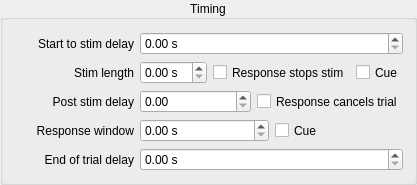
                    <widget class="QGroupBox" name="groupBox_5">
                     <property name="sizePolicy">
                      <sizepolicy hsizetype="Preferred" vsizetype="Expanding">
                       <horstretch>0</horstretch>
                       <verstretch>0</verstretch>
                      </sizepolicy>
                     </property>
                     <property name="minimumSize">
                      <size>
                       <width>0</width>
                       <height>0</height>
                      </size>
                     </property>
                     <property name="title">
                      <string>Timing</string>
                     </property>
                     <property name="alignment">
                      <set>Qt::AlignCenter</set>
                     </property>
                     <layout class="QHBoxLayout" name="horizontalLayout_22">
                      <property name="topMargin">
                       <number>12</number>
                      </property>
                      <item>
                       <layout class="QGridLayout" name="gridLayout_9">
                        <item row="3" column="0">
                         <widget class="QLabel" name="label_6">
                          <property name="sizePolicy">
                           <sizepolicy hsizetype="Fixed" vsizetype="Preferred">
                            <horstretch>0</horstretch>
                            <verstretch>0</verstretch>
                           </sizepolicy>
                          </property>
                          <property name="minimumSize">
                           <size>
                            <width>120</width>
                            <height>0</height>
                           </size>
                          </property>
                          <property name="text">
                           <string>Response window</string>
                          </property>
                          <property name="alignment">
                           <set>Qt::AlignRight|Qt::AlignTrailing|Qt::AlignVCenter</set>
                          </property>
                         </widget>
                        </item>
                        <item row="2" column="1">
                         <layout class="QHBoxLayout" name="horizontalLayout_21">
                          <item>
                           <widget class="QDoubleSpinBox" name="postStimDelay_doubleSpinBox">
                            <property name="sizePolicy">
                             <sizepolicy hsizetype="Minimum" vsizetype="Preferred">
                              <horstretch>0</horstretch>
                              <verstretch>0</verstretch>
                             </sizepolicy>
                            </property>
                            <property name="minimumSize">
                             <size>
                              <width>0</width>
                              <height>0</height>
                             </size>
                            </property>
                           </widget>
                          </item>
                          <item>
                           <widget class="QCheckBox" name="postStimCancel_CheckBox">
                            <property name="sizePolicy">
                             <sizepolicy hsizetype="Minimum" vsizetype="Preferred">
                              <horstretch>0</horstretch>
                              <verstretch>0</verstretch>
                             </sizepolicy>
                            </property>
                            <property name="minimumSize">
                             <size>
                              <width>0</width>
                              <height>0</height>
                             </size>
                            </property>
                            <property name="text">
                             <string>Response cancels trial</string>
                            </property>
                           </widget>
                          </item>
                         </layout>
                        </item>
                        <item row="4" column="0">
                         <widget class="QLabel" name="label_14">
                          <property name="sizePolicy">
                           <sizepolicy hsizetype="Fixed" vsizetype="Preferred">
                            <horstretch>0</horstretch>
                            <verstretch>0</verstretch>
                           </sizepolicy>
                          </property>
                          <property name="minimumSize">
                           <size>
                            <width>120</width>
                            <height>0</height>
                           </size>
                          </property>
                          <property name="text">
                           <string>End of trial delay</string>
                          </property>
                          <property name="alignment">
                           <set>Qt::AlignRight|Qt::AlignTrailing|Qt::AlignVCenter</set>
                          </property>
                         </widget>
                        </item>
                        <item row="0" column="0">
                         <widget class="QLabel" name="label_3">
                          <property name="sizePolicy">
                           <sizepolicy hsizetype="Fixed" vsizetype="Preferred">
                            <horstretch>0</horstretch>
                            <verstretch>0</verstretch>
                           </sizepolicy>
                          </property>
                          <property name="minimumSize">
                           <size>
                            <width>120</width>
                            <height>0</height>
                           </size>
                          </property>
                          <property name="text">
                           <string>Start to stim delay</string>
                          </property>
                          <property name="alignment">
                           <set>Qt::AlignRight|Qt::AlignTrailing|Qt::AlignVCenter</set>
                          </property>
                         </widget>
                        </item>
                        <item row="1" column="1">
                         <layout class="QHBoxLayout" name="horizontalLayout_4">
                          <property name="spacing">
                           <number>-1</number>
                          </property>
                          <property name="sizeConstraint">
                           <enum>QLayout::SetDefaultConstraint</enum>
                          </property>
                          <item>
                           <widget class="QDoubleSpinBox" name="stimLength_SpinBox">
                            <property name="sizePolicy">
                             <sizepolicy hsizetype="Minimum" vsizetype="Preferred">
                              <horstretch>0</horstretch>
                              <verstretch>0</verstretch>
                             </sizepolicy>
                            </property>
                            <property name="minimumSize">
                             <size>
                              <width>0</width>
                              <height>0</height>
                             </size>
                            </property>
                            <property name="focusPolicy">
                             <enum>Qt::StrongFocus</enum>
                            </property>
                            <property name="suffix">
                             <string> s</string>
                            </property>
                            <property name="singleStep">
                             <double>0.500000000000000</double>
                            </property>
                           </widget>
                          </item>
                          <item>
                           <widget class="QCheckBox" name="respStopsStim_CheckBox">
                            <property name="sizePolicy">
                             <sizepolicy hsizetype="Minimum" vsizetype="Preferred">
                              <horstretch>0</horstretch>
                              <verstretch>0</verstretch>
                             </sizepolicy>
                            </property>
                            <property name="minimumSize">
                             <size>
                              <width>0</width>
                              <height>0</height>
                             </size>
                            </property>
                            <property name="text">
                             <string>Response stops stim</string>
                            </property>
                           </widget>
                          </item>
                          <item>
                           <widget class="QCheckBox" name="cueStim_CheckBox">
                            <property name="sizePolicy">
                             <sizepolicy hsizetype="Minimum" vsizetype="Preferred">
                              <horstretch>0</horstretch>
                              <verstretch>0</verstretch>
                             </sizepolicy>
                            </property>
                            <property name="minimumSize">
                             <size>
                              <width>0</width>
                              <height>0</height>
                             </size>
                            </property>
                            <property name="focusPolicy">
                             <enum>Qt::StrongFocus</enum>
                            </property>
                            <property name="text">
                             <string>Cue</string>
                            </property>
                           </widget>
                          </item>
                         </layout>
                        </item>
                        <item row="2" column="0">
                         <widget class="QLabel" name="label_5">
                          <property name="sizePolicy">
                           <sizepolicy hsizetype="Fixed" vsizetype="Preferred">
                            <horstretch>0</horstretch>
                            <verstretch>0</verstretch>
                           </sizepolicy>
                          </property>
                          <property name="minimumSize">
                           <size>
                            <width>120</width>
                            <height>0</height>
                           </size>
                          </property>
                          <property name="text">
                           <string>Post stim delay</string>
                          </property>
                          <property name="alignment">
                           <set>Qt::AlignRight|Qt::AlignTrailing|Qt::AlignVCenter</set>
                          </property>
                         </widget>
                        </item>
                        <item row="1" column="0">
                         <widget class="QLabel" name="label_4">
                          <property name="sizePolicy">
                           <sizepolicy hsizetype="Fixed" vsizetype="Preferred">
                            <horstretch>0</horstretch>
                            <verstretch>0</verstretch>
                           </sizepolicy>
                          </property>
                          <property name="minimumSize">
                           <size>
                            <width>120</width>
                            <height>0</height>
                           </size>
                          </property>
                          <property name="text">
                           <string>Stim length</string>
                          </property>
                          <property name="alignment">
                           <set>Qt::AlignRight|Qt::AlignTrailing|Qt::AlignVCenter</set>
                          </property>
                         </widget>
                        </item>
                        <item row="4" column="1">
                         <widget class="QDoubleSpinBox" name="endOfTrialDelay_SpinBox">
                          <property name="minimumSize">
                           <size>
                            <width>0</width>
                            <height>0</height>
                           </size>
                          </property>
                          <property name="suffix">
                           <string> s</string>
                          </property>
                          <property name="singleStep">
                           <double>0.500000000000000</double>
                          </property>
                         </widget>
                        </item>
                        <item row="0" column="1">
                         <widget class="QDoubleSpinBox" name="cueToStimDelay_SpinBox">
                          <property name="minimumSize">
                           <size>
                            <width>0</width>
                            <height>0</height>
                           </size>
                          </property>
                          <property name="focusPolicy">
                           <enum>Qt::StrongFocus</enum>
                          </property>
                          <property name="suffix">
                           <string> s</string>
                          </property>
                          <property name="singleStep">
                           <double>0.500000000000000</double>
                          </property>
                         </widget>
                        </item>
                        <item row="3" column="1">
                         <layout class="QHBoxLayout" name="horizontalLayout_2">
                          <item>
                           <widget class="QDoubleSpinBox" name="responseWindow_SpinBox">
                            <property name="sizePolicy">
                             <sizepolicy hsizetype="Minimum" vsizetype="Preferred">
                              <horstretch>0</horstretch>
                              <verstretch>0</verstretch>
                             </sizepolicy>
                            </property>
                            <property name="minimumSize">
                             <size>
                              <width>0</width>
                              <height>0</height>
                             </size>
                            </property>
                            <property name="focusPolicy">
                             <enum>Qt::StrongFocus</enum>
                            </property>
                            <property name="suffix">
                             <string> s</string>
                            </property>
                            <property name="singleStep">
                             <double>0.500000000000000</double>
                            </property>
                           </widget>
                          </item>
                          <item>
                           <widget class="QCheckBox" name="cueResponse_CheckBox">
                            <property name="sizePolicy">
                             <sizepolicy hsizetype="Minimum" vsizetype="Preferred">
                              <horstretch>0</horstretch>
                              <verstretch>0</verstretch>
                             </sizepolicy>
                            </property>
                            <property name="minimumSize">
                             <size>
                              <width>0</width>
                              <height>0</height>
                             </size>
                            </property>
                            <property name="focusPolicy">
                             <enum>Qt::StrongFocus</enum>
                            </property>
                            <property name="text">
                             <string>Cue</string>
                            </property>
                           </widget>
                          </item>
                         </layout>
                        </item>
                       </layout>
                      </item>
                     </layout>
                    </widget>
